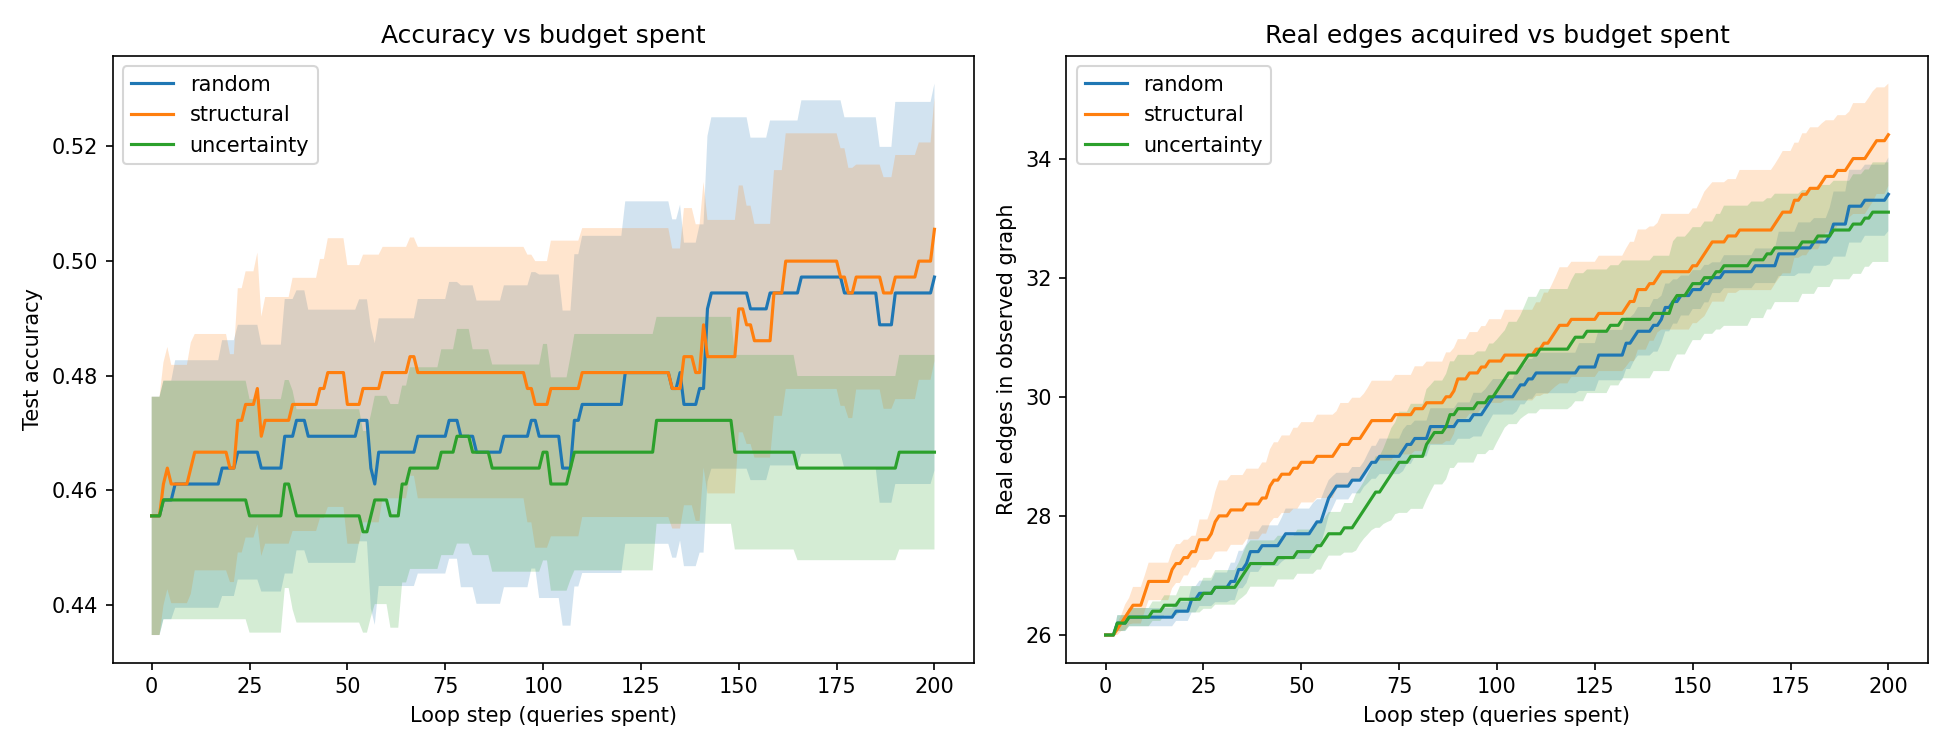

Recreate this plot in Python.
"""Phase 1 -- the one confirmatory result the foundation rests on.

Only scorers that clear the src/diagnostics.py quick-diagnostic gate belong here.
budget=200 and n_seeds=10 are deliberate: budget=200 is the smallest budget we've
confirmed has enough resolution for accuracy to detect real strategy differences
(see experiments/E3.md); 10 seeds + a paired t-test is the statistical power upgrade
from the 3-seed results that were never confirmed (see next_plans.md Priority 1).
"""
import os
import sys

import numpy as np
from scipy import stats

sys.path.insert(0, os.path.join(os.path.dirname(__file__), "..", "src"))

from data import make_csbm
from env import GraphEnv
from loop import run_loop, full_graph_accuracy
from scorers import random_scorer, structural_scorer, uncertainty_scorer
from eval import auc, mean_and_se

SEEDS = list(range(10))
BUDGET = 200
OBSERVE_FRAC = 0.15

SCORERS = {
    "random": random_scorer,
    "structural": structural_scorer,
    "uncertainty": uncertainty_scorer,
}


def main():
    y, A_true, X = make_csbm(seed=0)

    acc_results = {}
    edges_results = {}
    full_acc_by_seed = {}

    for name, scorer in SCORERS.items():
        acc_curves = []
        edge_curves = []
        for seed in SEEDS:
            env = GraphEnv(y, A_true, X, observe_frac=OBSERVE_FRAC, seed=seed)
            if seed not in full_acc_by_seed:
                full_acc_by_seed[seed] = full_graph_accuracy(env, A_true, seed=seed)
            result = run_loop(env, scorer, budget=BUDGET, seed=seed)
            acc_curves.append(result["accuracy"])
            edge_curves.append(result["n_real_edges"])
        acc_results[name] = np.array(acc_curves)
        edges_results[name] = np.array(edge_curves)

        final_acc = acc_results[name][:, -1]
        final_edges = edges_results[name][:, -1]
        aucs = [auc(c) for c in acc_results[name]]
        print(f"{name}: final real edges mean={final_edges.mean():.1f} {final_edges.tolist()}, "
              f"final acc mean={final_acc.mean():.3f}, AUC mean={np.mean(aucs):.2f}")

    print("\nfull-graph accuracy ceiling per seed:", {s: f"{a:.3f}" for s, a in full_acc_by_seed.items()})

    print(f"\nPaired significance tests vs random (n={len(SEEDS)} seeds):")
    for name in SCORERS:
        if name == "random":
            continue
        for metric_name, values, random_values in [
            ("final_edges", edges_results[name][:, -1], edges_results["random"][:, -1]),
            ("final_acc", acc_results[name][:, -1], acc_results["random"][:, -1]),
            ("auc", np.array([auc(c) for c in acc_results[name]]), np.array([auc(c) for c in acc_results["random"]])),
        ]:
            diffs = values - random_values
            t_stat, p_value = stats.ttest_rel(values, random_values)
            sig = "  *** significant at p<0.05 ***" if p_value < 0.05 else ""
            print(f"  {name} vs random, {metric_name}: mean diff={diffs.mean():+.3f} "
                  f"(sd={diffs.std(ddof=1):.3f}), paired t={t_stat:.2f}, p={p_value:.4f}{sig}")

    out_path = os.path.join(os.path.dirname(__file__), "phase1_confirmatory.png")
    plot_dual(acc_results, edges_results, out_path)
    print(f"\nSaved plot to {out_path}")


def plot_dual(acc_results, edges_results, save_path):
    import matplotlib.pyplot as plt

    fig, (ax1, ax2) = plt.subplots(1, 2, figsize=(13, 5))

    for name, curves in acc_results.items():
        mean, se = mean_and_se(curves)
        x = np.arange(len(mean))
        ax1.plot(x, mean, label=name)
        ax1.fill_between(x, mean - se, mean + se, alpha=0.2)
    ax1.set_xlabel("Loop step (queries spent)")
    ax1.set_ylabel("Test accuracy")
    ax1.set_title("Accuracy vs budget spent")
    ax1.legend()

    for name, curves in edges_results.items():
        mean, se = mean_and_se(curves)
        x = np.arange(len(mean))
        ax2.plot(x, mean, label=name)
        ax2.fill_between(x, mean - se, mean + se, alpha=0.2)
    ax2.set_xlabel("Loop step (queries spent)")
    ax2.set_ylabel("Real edges in observed graph")
    ax2.set_title("Real edges acquired vs budget spent")
    ax2.legend()

    plt.tight_layout()
    plt.savefig(save_path, dpi=150)
    plt.close()


if __name__ == "__main__":
    main()
